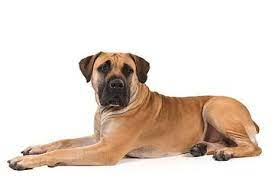
#> input picture anjing1.jfif, 275 x 183 px, found by its file name
$ jupyter execute --allow-errors opencvcoba.ipynb   (older library calls are emulated)
#> lines starting #> are read from the running program, lines starting #| are printed output that depends on the picture; after the words box and inside, x2 and y2 are one past the last pixel; in counts of white or black regions, pixels touching at a corner belong together
[cell 1]
from platform import python_version
print(python_version())

[cell 2]
import cv2
cv2.__version__

[cell 3]
import numpy
print(numpy.__version__)

[cell 4]
import scipy
scipy.__version__

#> (a cell that did not finish here is left out)

[cell 6]
import skimage
import skimage.io
import matplotlib.pyplot as plt
#import cv2
import numpy as np


# alamatgambar = 'https://imgx.parapuan.co/file/parapuan/desktop/crop/0x0:0x0/700x465/photo/2022/08/26/boerboel-on-white-03jpg-20220826124826.jpg'
#> (the rest of this cell did not finish here and is left out)

[cell 7]
import cv2
cv2.__version__

[cell 8]
import cv2

img = cv2.imread('D://python/puppy.jpg')
cv2.imshow('Tampil Citra', img)
cv2.waitKey()

[cell 9]
import cv2

img = cv2.imread('D://python/puppy.jpg')
type(img)

[cell 10]
import cv2

gray_img = cv2.imread('D://python/puppy.jpg', cv2.IMREAD_GRAYSCALE)
cv2.imshow('Grayscale', gray_img)
cv2.imwrite('D://python/puppyabu.jpg', gray_img)
cv2.waitKey()

[cell 11]
import cv2
print ([x for x in dir(cv2) if x.startswith('COLOR_')])

[cell 12]
import cv2

img = cv2.imread('D://python/puppy.jpg')
#> (the rest of this cell did not finish here and is left out)

[cell 13]
# memanggil fungsi plt dari matplotlib
import cv2
from matplotlib import pyplot as plt

# membuat sebuah variabel kosong 'fig'
fig = plt.figure()
fig.add_subplot(121)
# subplot (jumlah baris, jumlah kolom, urutan)

# menyimpan gam bar dengan fungsi imread dari opencv
img = cv2.imread("D://python/puppy.jpg")

# menampilkan gambar dengan fungsi plt
#> (the rest of this cell did not finish here and is left out)

Keterangan:

import adalah fungsi Python untuk memanggil modul di luar fungsi dasar yang disediakan

cv2 adalah nama modul Python yang digunakan untuk memanggil fungsi-fungsi OpenCV

numpy modul Python untuk pengolahan matriks (ingat bahwa citra pada OpenCV dianggap sebagai matrix) matplotlib modul Python untuk melakukan fungsi plotting

cv2.imread perintah yang digunakan pada modul cv2 untuk memanggil citra

cv2_imshow perintah yang digunakan pada modul cv2 untuk menampilkan citra. Argumen yang diperlukan adalah nama citra yang dipanggil

Perintah di atas menggunakan cv2.imread untuk memanggil citra. Pada script di atas,

img = cv2.imread('orange.jpg')

menunjukkan bahwa citra ‘orange.jpg’ disimpan pada variable bernama img.

Selain fungsi imshow di atas, dapat digunakan juga Matplotlib untuk menampilkan gambar. Kode yang digunakan adalah plt.imshow() dengan terlebih dulu memanggil fungsi plt dari library Matplotlib:

[cell 14]
# memanggil fungsi plt dari matplotlib
import cv2
from matplotlib import pyplot as plt

# membuat sebuah variabel kosong 'fig'
fig = plt.figure()
fig.add_subplot(121)
# subplot (jumlah baris, jumlah kolom, urutan)

img = cv2.imread("anjing.jpg")
# menampilkan gambar dengan fungsi plt
#> (the rest of this cell did not finish here and is left out)

[cell 15]
# mengimpor opencv
import cv2

# menampilkan gambar anjing.jpg
img = cv2.imread("D://python/puppy.jpg")

cv2.imshow('gambar',img)

cv2.waitKey(0) # waits until a key is pressed
cv2.destroyAllWindows() # destroy

OpenCV provides multiple ways of loading an image. Let’s say we want to load a color
image in grayscale mode. We can do that using the following piece of code:

import cv2
gray_img = cv2.imread('images/input.jpg', cv2.IMREAD_GRAYSCALE)
cv2.imshow('Grayscale', gray_img)
cv2.waitKey()

Here, we are using the flag cv2.IMREAD_GRAYSCALE to load the image in grayscale mode.
You can see that from the image being displayed in the new window.

We can save this image into a file as well:

cv2.imwrite('images/output.jpg', gray_img)

This will save the grayscale image into an output file named output.jpg. Make sure you
get comfortable with reading, displaying, and saving images in OpenCV, because we will
be doing this quite a bit during the course of this book.

[cell 16]
import cv2

#menampilkan gambar anjing.jpg versi grayscale

img = cv2.imread("D://python/anjing.jpg")
gray_img = cv2.imread('D://python/anjing.jpg', cv2.IMREAD_GRAYSCALE)

cv2.imshow('Grayscale', gray_img)


cv2.waitKey(0) # waits until a key is pressed
cv2.destroyAllWindows() # destroy

#> (a cell that did not finish here is left out)

[cell 18]
# Converting between color spaces
# to gray

# mengimpor opencv
import cv2

# menampilkan gambar anjing.jpg
img = cv2.imread("D://python/anjing1.jfif")
#> img is the input picture: shape (183, 275, 3); mean B, G, R 206.8, 216.4, 229
gray_img = cv2.cvtColor(img, cv2.COLOR_BGR2GRAY)

cv2.imshow('gambargray',gray_img)

cv2.waitKey(0) # waits until a key is pressed
cv2.destroyAllWindows() # destroy

[cell 19]
# Konversi citra berwarna
# ke YUV

# mengimpor opencv
import cv2

# menampilkan gambar puppy.jpg
img = cv2.imread("D://python/puppy.jpg")
#> (the rest of this cell did not finish here and is left out)

[cell 20]
# Converting between color spaces
# to hsv

# mengimpor opencv
import cv2

# menampilkan gambar anjing.jpg
img = cv2.imread("D://python/anjing1.jfif")
hsv_img = cv2.cvtColor(img, cv2.COLOR_BGR2HSV)
#> hsv_img: shape (183, 275, 3); mean H, S, V 10.7, 33.8, 229.1

cv2.imshow('gambarhsv',hsv_img)

cv2.imshow('H channel', hsv_img[:, :, 0])
cv2.imshow('S channel', hsv_img[:, :, 1])

cv2.waitKey(0) # waits until a key is pressed
cv2.destroyAllWindows() # destroy

[cell 21]
# Image Translation

import cv2
import numpy as np
img = cv2.imread('D://python/anjing1.jfif')
num_rows, num_cols = img.shape[:2]
#> num_rows = 183; num_cols = 275
translation_matrix = np.float32([ [1,0,40], [0,1,80] ])
img_translation = cv2.warpAffine(img, translation_matrix, (num_cols,
num_rows))
cv2.imshow('Translation', img_translation)
cv2.waitKey()

Image translation

In this section, we will discuss about shifting an image. Let’s say we want to move the
image within our frame of reference. In computer vision terminology, this is referred to as
translation. Let’s go ahead and see how we can do that:

import cv2
import numpy as np
img = cv2.imread('images/input.jpg')
num_rows, num_cols = img.shape[:2]
translation_matrix = np.float32([ [1,0,70], [0,1,110] ])
img_translation = cv2.warpAffine(img, translation_matrix, (num_cols,
num_rows))
cv2.imshow('Translation', img_translation)
cv2.waitKey()

What just happened?

To understand the preceding code, we need to understand how warping works. Translation
basically means that we are shifting the image by adding/subtracting the X and Y
coordinates. In order to do this, we need to create a transformation matrix, as shown as
follows:

Here, the tx and ty values are the X and Y translation values, that is, the image will be
moved by X units towards the right, and by Y units downwards. So once we create a matrix
like this, we can use the function, warpAffine, to apply to our image. The third argument
in warpAffine refers to the number of rows and columns in the resulting image. Since the
number of rows and columns is the same as the original image, the resultant image is
going to get cropped. The reason for this is because we didn’t have enough space in the
output when we applied the translation matrix. To avoid cropping, we can do something
like this:

img_translation = cv2.warpAffine(img, translation_matrix, (num_cols + 70, num_rows + 110))

[cell 22]
# Misalnya, kita ingin menggeser citra di tengah-tengah frame yang lebih besar;
# berikut ini contoh skripnya:

import cv2
import numpy as np

img = cv2.imread('D://python/anjing1.jfif')
num_rows, num_cols = img.shape[:2]

translation_matrix = np.float32([ [1,0,110], [0,1,110] ])
img_translation = cv2.warpAffine(img, translation_matrix, (num_cols + 70, num_rows + 110))
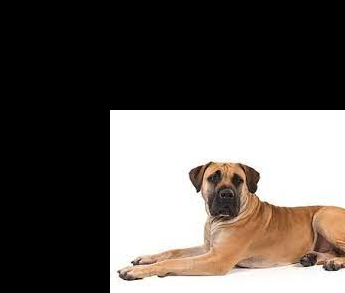
#> img_translation: shape (293, 345, 3); mean B, G, R 86.2, 90.5, 96.2
translation_matrix = np.float32([ [1,0,-30], [0,1,-50] ])
img_translation = cv2.warpAffine(img_translation, translation_matrix, (num_cols + 70 + 30, num_rows + 110 + 50))
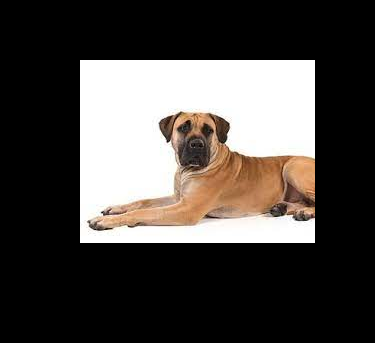
#> img_translation: shape (343, 375, 3); mean B, G, R 67.8, 71.1, 75.6
cv2.imshow('Translasi', img_translation)
cv2.waitKey()

[cell 23]
# Rotasi Citra
# untuk merotasi citra beberapa derajat
# dapat digunakan skrip berikut ini

import cv2
import numpy as np

img = cv2.imread('D://python/anjing1.jfif')
num_rows, num_cols = img.shape[:2]
rotation_matrix = cv2.getRotationMatrix2D((num_cols/2, num_rows/2), 30, 1)
img_rotation = cv2.warpAffine(img, rotation_matrix, (num_cols, num_rows))
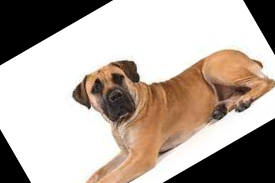
#> img_rotation: shape (183, 275, 3); mean B, G, R 163.8, 172.7, 184.5

cv2.imshow('Rotasi', img_rotation)
cv2.waitKey()

What just happened?

In order to understand this, let’s see how we handle rotation mathematically. Rotation is
also a form of transformation, and we can achieve it by using the following transformation
matrix:

Here, θ is the angle of rotation in the counterclockwise direction. OpenCV provides closer
control over the creation of this matrix through the function, getRotationMatrix2D. We
can specify the point around which the image would be rotated, the angle of rotation in
degrees, and a scaling factor for the image. Once we have the transformation matrix, we
can use the warpAffine function to apply this matrix to any image.

As we can see from the previous figure, the image content goes out of boundary and gets
cropped. In order to prevent this, we need to provide enough space in the output image.
Let’s go ahead and do that using the translation functionality we discussed earlier:

#> (a cell that did not finish here is left out)

[cell 25]
import cv2
import numpy as np

# Read the image
img = cv2.imread('D://python/anjing1.jfif')
rows, cols = img.shape[:2]
#> rows = 183; cols = 275

# Define the 3 pairs of corresponding points
input_pts = np.float32([[0,0], [cols-1,0], [0,rows-1]])
#> input_pts = [[0, 0], [274, 0], [0, 182]]
output_pts = np.float32([[cols-1,0], [0,0], [cols-1,rows-1]])
#> output_pts = [[274, 0], [0, 0], [274, 182]]

# Calculate the transformation matrix using cv2.getAffineTransform()
M= cv2.getAffineTransform(input_pts , output_pts)

# Apply the affine transformation using cv2.warpAffine()
dst = cv2.warpAffine(img, M, (cols,rows))
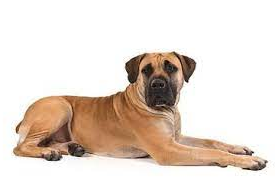
#> dst: shape (183, 275, 3); mean B, G, R 206.8, 216.4, 229

# Display the image
out = cv2.hconcat([img, dst])
cv2.imshow('Output', out)
cv2.waitKey(0)

Image scaling

In this section, we will discuss about resizing an image. This is one of the most common
operations in computer vision. We can resize an image using a scaling factor, or we can
resize it to a particular size. Let’s see how to do that:

#> (a cell that did not finish here is left out)

[cell 27]
# Image Rescaling/Resizing
# After execution, window will display resized image

import cv2

img = cv2.imread('D://python/puppy.jpg', cv2.IMREAD_UNCHANGED)

#> (the rest of this cell did not finish here and is left out)

OpenCV Python – Resize image

Resizing an image means changing the dimensions of it, be it width alone, height alone or changing both of them. Also, the aspect ratio of the original image could be preserved in the resized image. To resize an image, OpenCV provides cv2.resize() function.

In this tutorial, we shall the syntax of cv2.resize and get hands-on with examples provided for most of the scenarios encountered in regular usage.

Syntax – cv2.resize()
The syntax of resize function in OpenCV is

cv2.resize(src, dsize[, dst[, fx[, fy[, interpolation]]]])

where:

Parameter	Description
src      	[required] source/input image
dsize	    [required] desired size for the output image
fx	        [optional] scale factor along the horizontal axis
fy	        [optional] scale factor along the vertical axis
interpolation	[optional] flag that takes one of the following methods.                     INTER_NEAREST – a nearest-neighbor interpolation                             INTER_LINEAR – a bilinear interpolation (used by default)                   INTER_AREA – resampling using pixel area relation. It may be a preferred method for image decimation, as it gives moire’-free results. But when the image is zoomed, it is similar to the INTER_NEAREST method.                     INTER_CUBIC – a bicubic interpolation over 4×4 pixel neighborhood
                INTER_LANCZOS4 – a Lanczos interpolation over 8×8 pixel neighborhood

Upscale with resize()

In the following example, scale_percent value holds the percentage by which image has to be scaled. Providing a value >100 upscales the image provided.

[cell 28]
import cv2

img = cv2.imread('D://python/anjing1.jfif', cv2.IMREAD_UNCHANGED)

print('Original Dimensions : ',img.shape)

scale_percent = 220 # percent of original size
width = int(img.shape[1] * scale_percent / 100)
height = int(img.shape[0] * scale_percent / 100)
dim = (width, height)

# resize image
resized = cv2.resize(img, dim, interpolation = cv2.INTER_AREA)

print('Resized Dimensions : ',resized.shape)

cv2.imshow("Resized image", resized)
cv2.waitKey(0)
cv2.destroyAllWindows()

Example 2 – Resize and Do not Preserve Aspect Ratio

Resize only width

In this example, we provided a specific value in pixels for width and left the height unchanged.

[cell 29]
import cv2

img = cv2.imread('D://python/anjing1.jfif', cv2.IMREAD_UNCHANGED)

print('Original Dimensions : ',img.shape)

width = 440
height = img.shape[0] # keep original height
dim = (width, height)

# resize image
resized = cv2.resize(img, dim, interpolation = cv2.INTER_AREA)
#> resized: shape (183, 440, 3)

print('Resized Dimensions : ',resized.shape)

cv2.imshow("Resized image", resized)
cv2.waitKey(0)
cv2.destroyAllWindows()

# As we have increased only the width,
# the output image looks stretched horizontally.

Resize only height

In the following example, scale_percent value holds the percentage by which height has to be scaled. Or you may also provide a specific value in pixels.

[cell 30]
import cv2

img = cv2.imread('D://python/anjing1.jfif', cv2.IMREAD_UNCHANGED)

print('Original Dimensions : ',img.shape)

width = img.shape[1] # keep original width
height = 440
dim = (width, height)

# resize image
resized = cv2.resize(img, dim, interpolation = cv2.INTER_AREA)
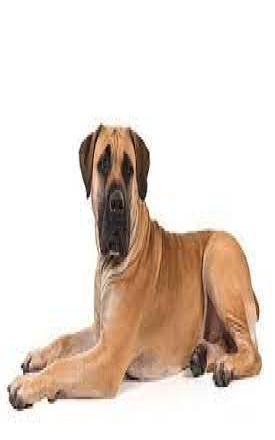
#> resized: shape (440, 275, 3); mean B, G, R 206.8, 216.4, 229

print('Resized Dimensions : ',resized.shape)

cv2.imshow("Resized image", resized)
cv2.waitKey(0)
cv2.destroyAllWindows()

# As we have increased only the height,
# the output image looks stretched vertically.

Resize to specific width and height

In the following example, we shall provide specific value in pixels for both width and height.

[cell 31]
import cv2

img = cv2.imread('D://python/anjing1.jfif', cv2.IMREAD_UNCHANGED)

print('Original Dimensions : ',img.shape)

width = 350
height = 450
dim = (width, height)

# resize image
resized = cv2.resize(img, dim, interpolation = cv2.INTER_AREA)
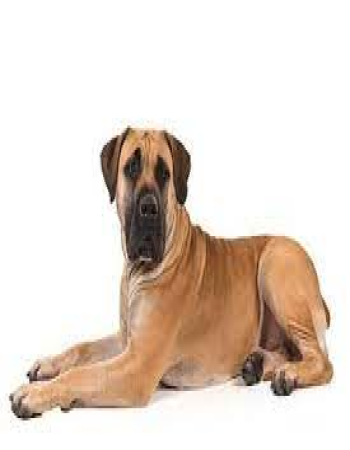
#> resized: shape (450, 350, 3); mean B, G, R 206.8, 216.4, 229

print('Resized Dimensions : ',resized.shape)

cv2.imshow("Resized image", resized)
cv2.waitKey(0)
cv2.destroyAllWindows()

Example 1 – OpenCV Edge Detection

In this example, we python.png (an RGB image) as a GREY scale image. Then Canny() function is used to detect edges for the image.

[cell 32]
# from https://www.tutorialkart.com/opencv/python/image-edge-detection/

import cv2

img = cv2.imread('D://python/anjing1.jfif')
edges = cv2.Canny(img,100,200)
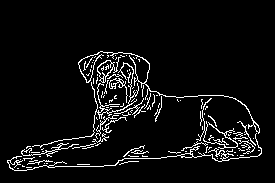
#> edges: shape (183, 275); 5.9% white in thin lines or dots, all inside (x1, y1, x2, y2) = (7, 51, 262, 171)

cv2.imshow("Edge Detected Image", edges)

cv2.waitKey(0) # waits until a key is pressed
cv2.destroyAllWindows() # destroys the window showing image

Image Smoothing using OpenCV Gaussian Blur
(from: https://www.tutorialkart.com/opencv/python/opencv-python-gaussian-image-smoothing/)

As in any other signals, images also can contain different types of noise, especially because of the source (camera sensor). Image Smoothing techniques help in reducing the noise. In OpenCV, image smoothing (also called blurring) could be done in many ways. In this tutorial, we shall learn using the Gaussian filter for image smoothing.

Gaussian filters have the properties of having no overshoot to a step function input while minimizing the rise and fall time. In terms of image processing, any sharp edges in images are smoothed while minimizing too much blurring.

[cell 33]
# Example – OpenCV Python Gaussian Blur
# In this example, we will read an image,
# and apply Gaussian blur to the image using cv2.GaussianBlur() function.


import cv2
import numpy

# read image
src = cv2.imread('D://python/anjing1.jfif', cv2.IMREAD_UNCHANGED)

# apply guassian blur on src image
dst = cv2.GaussianBlur(src,(5,5),cv2.BORDER_DEFAULT)

# display input and output image
cv2.imshow("Gaussian Smoothing",numpy.hstack((src, dst)))
cv2.waitKey(0) # waits until a key is pressed
cv2.destroyAllWindows() # destroys the window showing image

[cell 34]
# Now let us increase the Kernel size and observe the result.
# dst = cv2.GaussianBlur(src,(15,15),cv2.BORDER_DEFAULT)
# You may change values of other properties and observe the results.


import cv2
import numpy

# read image
src = cv2.imread('D://python/anjing1.jfif', cv2.IMREAD_UNCHANGED)

# apply guassian blur on src image
dst = cv2.GaussianBlur(src,(15,15),cv2.BORDER_DEFAULT)

# display input and output image
cv2.imshow("Gaussian Smoothing",numpy.hstack((src, dst)))
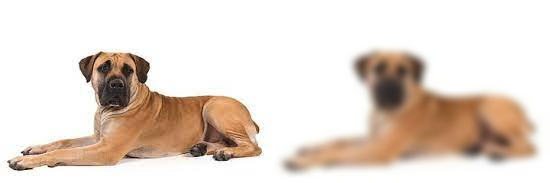
#> window 'Gaussian Smoothing': shape (183, 550, 3); mean B, G, R 206.8, 216.4, 229
cv2.waitKey(0) # waits until a key is pressed
cv2.destroyAllWindows() # destroys the window showing image

Code for Edge Detection
(from the web: https://www.bogotobogo.com/python/OpenCV_Python/python_opencv3_Image_Gradient_Sobel_Laplacian_Derivatives_Edge_Detection.php

Here is a code that can do edge detection:

[cell 35]
import cv2
import numpy as np
from matplotlib import pyplot as plt

# loading image
#img0 = cv2.imread('SanFrancisco.jpg',)
img0 = cv2.imread('D://python/anjing1.jfif',)

# converting to gray scale
gray = cv2.cvtColor(img0, cv2.COLOR_BGR2GRAY)

# remove noise
img = cv2.GaussianBlur(gray,(3,3),0)
#> img: shape (183, 275)

# convolute with proper kernels
laplacian = cv2.Laplacian(img,cv2.CV_64F)
sobelx = cv2.Sobel(img,cv2.CV_64F,1,0,ksize=5)  # x
sobely = cv2.Sobel(img,cv2.CV_64F,0,1,ksize=5)  # y
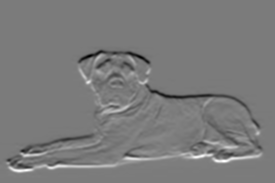
#> sobely: shape (183, 275) float64; min -7614, max 8123, mean 0; drawn with min black and max white

plt.subplot(2,2,1),plt.imshow(img,cmap = 'gray')
plt.title('Original'), plt.xticks([]), plt.yticks([])
plt.subplot(2,2,2),plt.imshow(laplacian,cmap = 'gray')
plt.title('Laplacian'), plt.xticks([]), plt.yticks([])
plt.subplot(2,2,3),plt.imshow(sobelx,cmap = 'gray')
plt.title('Sobel X'), plt.xticks([]), plt.yticks([])
plt.subplot(2,2,4),plt.imshow(sobely,cmap = 'gray')
plt.title('Sobel Y'), plt.xticks([]), plt.yticks([])

plt.show()

Image Histogram
(https://www.bogotobogo.com/python/OpenCV_Python/python_opencv3_image_histogram_calcHist.php)

"An image histogram is a type of histogram that acts as a graphical representation of the tonal distribution in a digital image. It plots the number of pixels for each tonal value. By looking at the histogram for a specific image a viewer will be able to judge the entire tonal distribution at a glance." - Image histogram.

Histogram is a graphical representation of the intensity distribution of an image.
Histogram quantifies the number of pixels for each intensity value.
Here is a simple code for just loading the image:

[cell 36]
import cv2
import numpy as np

# loading image

gray_img = cv2.imread('D://python/anjing1.jfif', cv2.IMREAD_GRAYSCALE)
#> gray_img: shape (183, 275); min 0, max 255, mean 219.1
cv2.imshow('Gukguk',gray_img)

while True:
    k = cv2.waitKey(0) & 0xFF
#> (key Esc is pressed here)
    if k == 27: break             # ESC key to exit

cv2.destroyAllWindows()

The code for histogram looks like this:

[cell 37]
import cv2
import numpy as np
from matplotlib import pyplot as plt

gray_img = cv2.imread('D://python/anjing1.jfif', cv2.IMREAD_GRAYSCALE)
cv2.imshow('Gukguk',gray_img)
hist = cv2.calcHist([gray_img],[0],None,[256],[0,256])
#> hist = 256 values, max 29176 at index 255, min 0 at index 1, mean 196.6
plt.hist(gray_img.ravel(),256,[0,256])
plt.title('Histogram for gray scale picture')
plt.show()
#> figure, not shown here; tallest bar 29176 high, from x = 255 to 256

while True:
    k = cv2.waitKey(0) & 0xFF
#> (key Esc is pressed here)
    if k == 27: break             # ESC key to exit
cv2.destroyAllWindows()

NumPy - np.histogram()

NumPy also provides us a function for histogram, np.histogram(). So, we can use NumPy fucntion instead of OpenCV function:

[cell 38]
import cv2
import numpy as np
from matplotlib import pyplot as plt

gray_img = cv2.imread('D://python/anjing1.jfif', cv2.IMREAD_GRAYSCALE)
cv2.imshow('Gukguk',gray_img)
#hist = cv2.calcHist([gray_img],[0],None,[256],[0,256])
hist,bins = np.histogram(gray_img,256,[0,256])
#> bins = 257 values from 0 to 256

plt.hist(gray_img.ravel(),256,[0,256])
plt.title('Histogram for gray scale picture')
plt.show()

while True:
    k = cv2.waitKey(0) & 0xFF
#> (key Esc is pressed here)
    if k == 27: break             # ESC key to exit
cv2.destroyAllWindows()

Histogram for color image

Let's draw RGB histogram:

[cell 39]
import cv2
import numpy as np
from matplotlib import pyplot as plt

img = cv2.imread('D://python/anjing1.jfif', -1)
cv2.imshow('Gukguk',img)

color = ('b','g','r')
for channel,col in enumerate(color):
    histr = cv2.calcHist([img],[channel],None,[256],[0,256])
    plt.plot(histr,color = col)
    plt.xlim([0,256])
plt.title('Histogram for color scale picture')
plt.show()
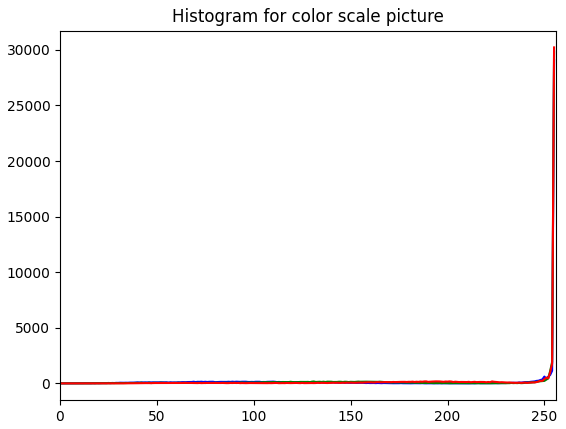
#> figure drawn by matplotlib, 1 panel; curve peaks at x = 255, y = 29058; curve peaks at x = 255, y = 29849; curve peaks at x = 255, y = 30225

while True:
    k = cv2.waitKey(0) & 0xFF
#> (key Esc is pressed here)
    if k == 27: break             # ESC key to exit
cv2.destroyAllWindows()
